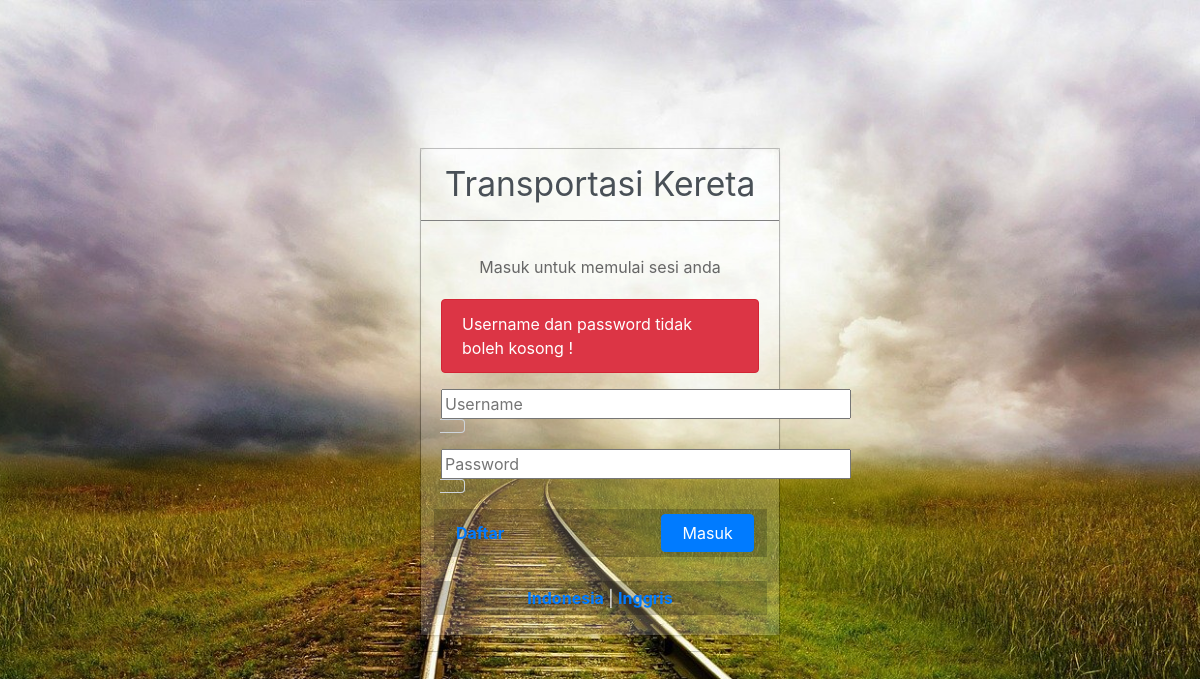
Page /auth/login.php?pesan=gagal on the committed database.
### tables this page shows
CREATE TABLE `bahasa` (
  `text` varchar(30) NOT NULL,
  `indonesia` varchar(255) DEFAULT NULL,
  `inggris` varchar(255) DEFAULT NULL,
  PRIMARY KEY (`text`)
);

### auth/lang_config.php (called while the page is built, shortened)
<?php
require "db_config.php";
$txt_sign_caption = getTxt("sign_caption");
$txt_register = getTxt("register");
$txt_sign = getTxt("sign");
$txt_alert_empty = getTxt("alert_empty");
function getTxt($nama_teks){
	global $mysqli;
	$q = mysqli_query($mysqli,"SELECT * FROM bahasa WHERE text='$nama_teks'");
	$res = mysqli_fetch_assoc($q);
	$teks = $res[$_SESSION['lang']];
	return $teks;
}
?>

### auth/login.php (the view, shortened to what this page needs)
<?php
	include "lang_config.php";
?>
<!DOCTYPE html>
<html>
<head>
	<link rel="stylesheet" href="../css/adminlte.min.css">
	<link rel="stylesheet" href="../css/styles.css">
</head>
<body class="hold-transition login-page"  style="background-image:url('../gambar/bg-kereta.jpg');
	background-position:center;
	background-repeat:no-repeat;
	background-size:cover;">
	<div class="login-box" style="border:0.5px solid rgba(0,0,0,0.2)">
		<div class="card bg-trans" >
			<div class="login-logo" style="border-bottom:1px solid grey; padding:10px;">
				<a href="login.php"><b>Transportasi Kereta</b></a>
			</div>
			<div class="card-body login-card-body bg-trans">
				<p class="login-box-msg"><?php echo $txt_sign_caption ?></p>
				<?php if (!empty($_GET["pesan"])) {
						if ($_GET["pesan"] == "gagal"){
				?>
				<div class="alert alert-danger" role="alert">
					<?php echo $txt_alert_empty; ?>
				</div>
				<?php } ?>
				<?php
						if ($_GET["pesan"] == "sukses_register"){
				?>
				<div class="row">
					<div class="col-md-12">
						<div class="alert alert-success text-center">
							<?php echo $txt_success_register; ?>
						</div>
					</div>
				</div>
				<?php }} ?>
				<form action="proses_login.php" method="post">
					<div class="input-group mb-3">
						<input size="35" type="text" placeholder="Username" name="username" id="username" />
						<div class="input-group-append">
							<div class="input-group-text">
							</div>
						</div>
					</div>
					<div class="input-group mb-3">
						<input size="35" type="password" placeholder="Password" name="password" id="password" />
						<div class="input-group-append">
							<div class="input-group-text">
							</div>
						</div>
					</div>
					<div class="row bg-row">
						<div class="col-8">
							<p class="mb-0 mylink">
								<a href="register.php" class="textcenter"><b><?php echo $txt_register ?></b></a>
							</p>
						</div>
						<div class="col-4">
							<button type="submit" class="btn btn-primary btn-block btnflat"><?php echo $txt_sign ?></button>
						</div>
					</div>
				</form>
				<br>
				<div class="row bg-row">
					<div class="col-md-12 ">
						<div class="text-center">
							<a href="?lang=indonesia"><b>Indonesia</b></a> <font style="color:white"> | </font>
							<a href="?lang=inggris"><b>Inggris</b></a>
						</div>
					</div>
				</div>
			</div>
		</div>
	</div>
</body>
</html>

### css/styles.css (style rules this page uses)
.bg-trans { background-color:rgba(255,255,255,0.1); }
.mylink { padding:7px; }
.mylink a { padding:0px 3px 2px 3px; }
.bg-row { background-color:rgba(0,0,0,0.2); padding:5px; }

### rows in the picture
bahasa: indonesia "Masuk untuk memulai sesi anda"
bahasa: indonesia "Username dan password tidak boleh kosong !"
bahasa: indonesia "Daftar"
bahasa: indonesia "Masuk"
